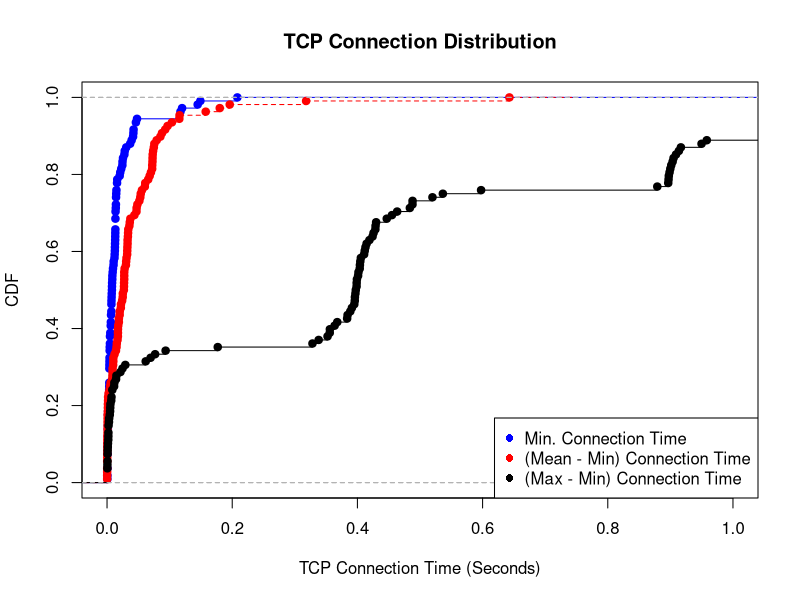

Write the R code that produced this figure.
min_ <- c(0.0038, 0.0011, 0.0027, 0.0255, 0.0144, 0.0277, 0.0147, 0.0035, 0.0020, 0.0071, 0.0125, 0.0061, 0.0090, 0.0040, 0.0039, 0.0144, 0.0017, 0.0012, 0.1448, 0.0009, 0.0247, 0.0245, 0.0012, 0.0131, 0.0136, 0.0134, 0.0134, 0.0136, 0.0081, 0.0211, 0.0059, 0.0122, 0.0069, 0.0042, 0.0046, 0.0085, 0.0421, 0.0126, 0.1491, 0.0070, 0.0034, 0.0150, 0.0070, 0.0047, 0.0008, 0.0015, 0.0014, 0.0033, 0.0134, 0.0140, 0.0008, 0.0037, 0.0227, 0.0160, 0.0160, 0.0163, 0.0009, 0.0008, 0.0008, 0.0042, 0.0119, 0.0128, 0.0052, 0.0036, 0.0015, 0.0013, 0.0075, 0.0037, 0.0202, 0.0037, 0.0130, 0.0037, 0.0007, 0.0013, 0.0007, 0.0043, 0.0461, 0.0424, 0.0084, 0.0059, 0.0032, 0.0104, 0.0106, 0.0133, 0.0307, 0.0064, 0.0006, 0.0073, 0.0095, 0.0079, 0.1173, 0.1173, 0.0047, 0.0064, 0.0005, 0.0132, 0.0369, 0.0142, 0.2082, 0.0416, 0.0283, 0.0479, 0.1199, 0.0461, 0.0393, 0.0015, 0.0078, 0.0019)

mean_min <- c(0.01199826, 0.03392987, 0.00396154, 0.00091667, 0.00136667, 0.00576667, 0.06103750, 0.00170769, 0.02410787, 0.07476250, 0.00025000, 0.02030345, 0.00022308, 0.03249655, 0.03216647, 0.00083077, 0.01743571, 0.15763015, 0.07210000, 0.11548214, 0.07014545, 0.00078750, 0.00887428, 0.01890089, 0.00020769, 0.00025000, 0.03634545, 0.00973846, 0.00864583, 0.00088750, 0.00055000, 0.19600625, 0.07362440, 0.01673881, 0.03018635, 0.03725455, 0.00485625, 0.02722500, 0.07931875, 0.02505625, 0.00030000, 0.00077931, 0.00044000, 0.02226625, 0.04850714, 0.09291538, 0.06574815, 0.01515926, 0.09673089, 0.07555646, 0.01788597, 0.03363750, 0.02688125, 0.04725000, 0.07258288, 0.05162500, 0.03112018, 0.03230000, 0.07220000, 0.03280000, 0.18008408, 0.00036154, 0.03280769, 0.00029375, 0.02747377, 0.02520597, 0.01888689, 0.05386081, 0.64281556, 0.02204444, 0.00080000, 0.00165625, 0.01745845, 0.01424882, 0.00020690, 0.02709286, 0.06811875, 0.06035625, 0.02749295, 0.00139231, 0.01003701, 0.00037273, 0.08780000, 0.04701268, 0.05311875, 0.00023077, 0.01736548, 0.01009375, 0.08520478, 0.00823333, 0.10365385, 0.07270909, 0.00039615, 0.00124828, 0.03055690, 0.03334375, 0.02748182, 0.03570909, 0.11583077, 0.31803682, 0.00882593, 0.02811875, 0.04367273, 0.01555556, 0.00248125, 0.05578404, 0.02017448, 0.07291881)

max_min <- c(0.9051, 2.0140, 0.0084, 0.0022, 0.0071, 0.0084, 0.8987, 0.0049, 0.9036, 0.3968, 0.0005, 0.3987, 0.0005, 0.4258, 0.8966, 0.0021, 0.0292, 0.5199, 0.3558, 0.5365, 0.3886, 0.0054, 0.4107, 0.4037, 0.0005, 0.0006, 0.3960, 0.0150, 0.0113, 0.0024, 0.0044, 2.9996, 6.7934, 0.4055, 2.5876, 0.3974, 0.0144, 0.3988, 0.3523, 0.3950, 0.0012, 0.0015, 0.0010, 0.8999, 0.4147, 0.4287, 0.4299, 0.3992, 6.3873, 0.4881, 0.4469, 0.0618, 0.3958, 0.0696, 0.8971, 0.4242, 0.9136, 0.1769, 0.4552, 0.4011, 5.9234, 0.0034, 0.4017, 0.0009, 1.4045, 0.9168, 3.0004, 0.9582, 2.6738, 0.4046, 0.0024, 0.0247, 0.4117, 0.9014, 0.0005, 0.4838, 0.3678, 0.8791, 0.4290, 0.0031, 0.4040, 0.0020, 0.5976, 0.4880, 0.3843, 0.0008, 0.4129, 0.0214, 0.9498, 0.0936, 0.3381, 0.3282, 0.0009, 0.0051, 0.9090, 0.4192, 0.0768, 0.3912, 0.4635, 3.2162, 0.0117, 0.3836, 0.3560, 0.3636, 0.0067, 1.4769, 0.8975, 1.4115)

min_val = ecdf(min_)
mean_min_val = ecdf(mean_min)
max_min_val = ecdf(max_min)

plot(min_val, lty=1, col="blue", xlab="TCP Connection Time (Seconds)", ylab="CDF", main="TCP Connection Distribution", xlim=c(0,1))
lines(mean_min_val, lty=2, col="red")
lines(max_min_val)

legend("bottomright",  pch =16, legend=c("Min. Connection Time", "(Mean - Min) Connection Time", "(Max - Min) Connection Time"), col=c("blue", "red", "black"))
